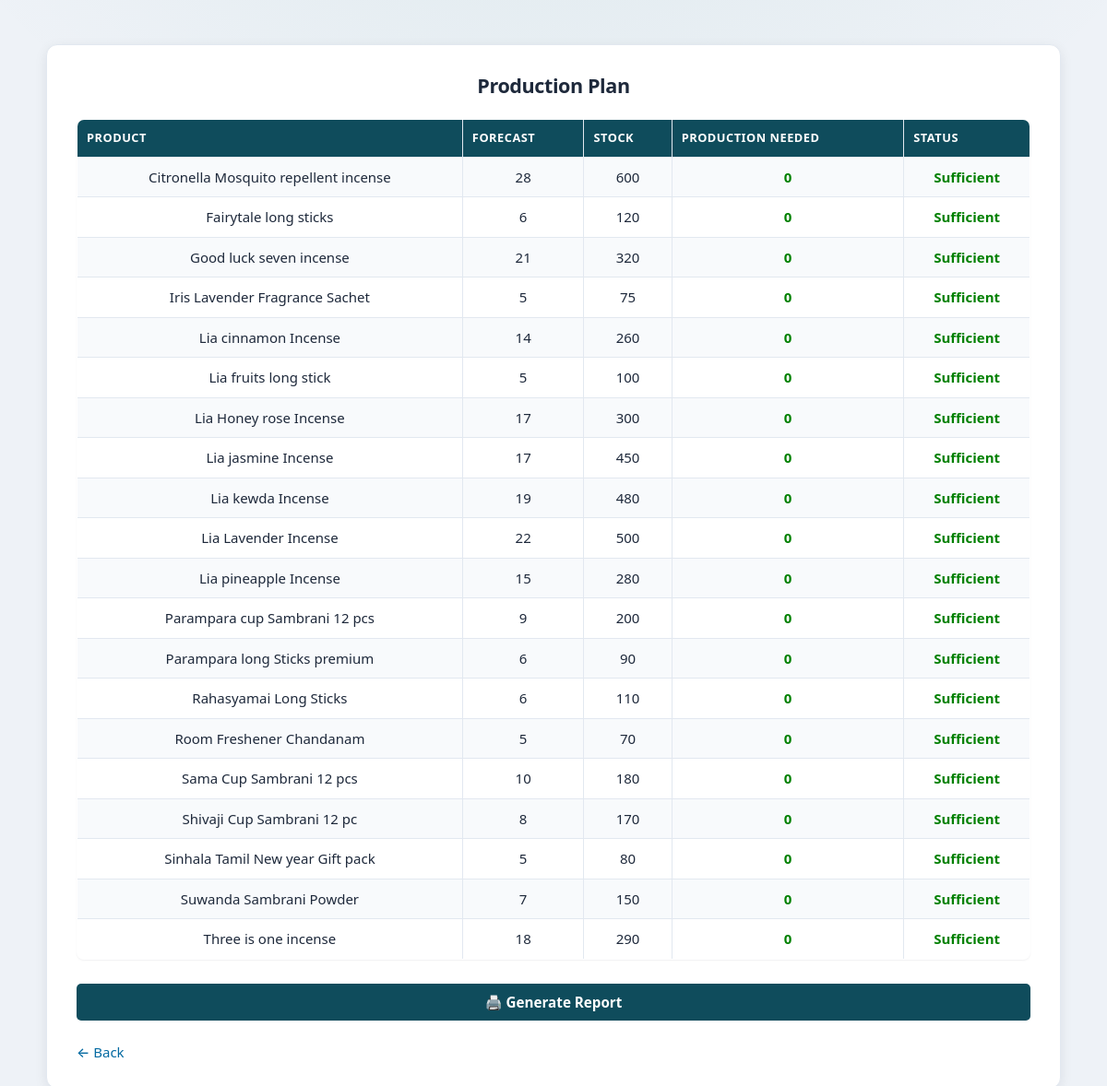
The page /production_plan.php (signed in) on the database its author committed.
### tables this page shows
CREATE TABLE IF NOT EXISTS `product` (
  `product_id` int NOT NULL AUTO_INCREMENT,
  `product_name` varchar(100) NOT NULL,
  `unit_price` decimal(10,2) NOT NULL,
  `category_id` int NOT NULL,
  `status` varchar(20) DEFAULT 'active',
  PRIMARY KEY (`product_id`),
  UNIQUE KEY `product_name` (`product_name`),
  KEY `category_id` (`category_id`)
);

### includes/roles.php (called while the page is built, shortened)
<?php
function normalize_user_role($role)
{
    $r = strtolower(trim(preg_replace('/\s+/', '_', (string) $role)));
    $aliases = [
        'salesmanager' => 'sales_manager',
        'sales_manager' => 'sales_manager',
        'productmanager' => 'product_manager',
        'product_manager' => 'product_manager',
        'production_manager' => 'product_manager',
        'inventorymanager' => 'inventory_manager',
        'inventory_manager' => 'inventory_manager',
    ];
    if (isset($aliases[$r])) {
        return $aliases[$r];
    }
    return $r;
}
function role_dashboard_path($role)
{
    $role = normalize_user_role($role);
    switch ($role) {
        case 'product_manager':
            return 'product_manager/dashboard.php';
    }
}

### production_plan.php (the view, shortened to what this page needs)
<?php
include 'includes/config.php';
$query = mysqli_query($conn, "
SELECT
    p.product_id,
    p.product_name,
    -- TOTAL FORECAST (SAFE)
    (
        SELECT IFNULL(SUM(f.forecast_value), 0)
        FROM forecast f
        WHERE f.product_id = p.product_id
    ) AS forecast,
    -- CURRENT STOCK (SAFE)
    (
        SELECT IFNULL(SUM(i.stock_quantity), 0)
        FROM inventory i
        WHERE i.product_id = p.product_id
    ) AS stock
FROM product p
WHERE p.status = 'active'
ORDER BY p.product_name ASC
");
?>
<!DOCTYPE html>
<html>
<head>
    <link rel="stylesheet" href="style.css">
</head>
<body>
<div class="login-box">
<h2>Production Plan</h2>
<table border="1" width="100%">
<tr>
    <th>Product</th>
    <th>Forecast</th>
    <th>Stock</th>
    <th>Production Needed</th>
    <th>Status</th>
</tr>
<?php while($row = mysqli_fetch_assoc($query)) {
    $forecast = (int)$row['forecast'];
    $stock = (int)$row['stock'];
    $needed = max(0, $forecast - $stock);
    if($needed == 0){
        $status = "Sufficient";
        $class = "status-ok";
    } elseif($needed <= 20){
        $status = "Low Production Needed";
        $class = "status-warning";
    } else {
        $status = "High Production Needed";
        $class = "status-danger";
    }
?>
<tr>
    <td><?= htmlspecialchars($row['product_name']); ?></td>
    <td><?= $forecast; ?></td>
    <td><?= $stock; ?></td>
    <td class="<?= $class; ?>">
        <?= $needed; ?>
    </td>
    <td class="<?= $class; ?>">
        <?= $status; ?>
    </td>
</tr>
<?php } ?>
</table>
<br>
<button onclick="window.print()"
style="padding:10px 20px; background:#0f4c5c; color:white; border:none; border-radius:5px;">
    🖨️ Generate Report
</button>
<br><br>
<a href="<?= htmlspecialchars(APP_BASE . '/' . role_dashboard_path($_SESSION['role'])) ?>">
    ← Back
</a>
</div>
</body>
</html>

### style.css (style rules this page uses)
:root { --color-bg: #eef2f7; --color-bg-elevated: #ffffff; --color-text: #1e293b; --color-text-muted: #64748b; --color-primary: #0f766e; --color-primary-hover: #0d9488; --color-primary-soft: rgba(15, 118, 110, 0.12); --color-accent: #0369a1; --color-border: #e2e8f0; --color-success: #15803d; --color-danger: #b91c1c; --color-warning-bg: #fff7ed; --shadow-sm: 0 1px 2px rgba(15, 23, 42, 0.06); --shadow-md: 0 4px 14px rgba(15, 23, 42, 0.08); --shadow-lg: 0 12px 40px rgba(15, 23, 42, 0.1); --radius: 12px; --radius-sm: 8px; --font: system-ui, -apple-system, "Segoe UI", Roboto, "Helvetica Neue", Arial, sans-serif; --max-content: 1100px; }
*, *::before, *::after { box-sizing: border-box; }
html { -webkit-text-size-adjust: 100%; }
body { margin: 0; min-height: 100vh; padding: 1rem 1.25rem 2rem; font-family: var(--font); font-size: 15px; line-height: 1.5; color: var(--color-text); background: var(--color-bg); background-image: radial-gradient(ellipse 120% 80% at 50% -20%, rgba(15, 118, 110, 0.08), transparent 50%); }
h2 { margin: 0 0 1rem; font-weight: 600; font-size: 1.35rem; letter-spacing: -0.02em; text-align: center; color: var(--color-text); }
a { color: var(--color-accent); text-decoration: none; font-weight: 500; transition: color 0.15s ease; }
button:not(.btn) { width: 100%; max-width: 100%; padding: 0.65rem 1rem; margin-top: 0.25rem; background: linear-gradient(180deg, var(--color-primary) 0%, #0d9488 100%); color: #fff; border: none; border-radius: var(--radius-sm); cursor: pointer; font-family: inherit; font-size: 0.95rem; font-weight: 600; box-shadow: var(--shadow-sm); transition: filter 0.15s ease, transform 0.1s ease; }
.login-box { width: 100%; max-width: var(--max-content); margin: 2rem auto; padding: 1.75rem 2rem; background: var(--color-bg-elevated); border-radius: var(--radius); box-shadow: var(--shadow-md); border: 1px solid var(--color-border); }
.login-box h2 { text-align: center; margin-bottom: 1.25rem; }
table { width: 100%; border-collapse: collapse; background: var(--color-bg-elevated); border-radius: var(--radius-sm); overflow: hidden; box-shadow: var(--shadow-sm); border: 1px solid var(--color-border); }
th { background: linear-gradient(180deg, #0f766e 0%, #0d9488 100%); color: #fff; padding: 0.65rem 0.75rem; text-align: left; font-size: 0.8rem; font-weight: 600; text-transform: uppercase; letter-spacing: 0.04em; }
td { padding: 0.6rem 0.75rem; border-bottom: 1px solid var(--color-border); text-align: left; }
tr:nth-child(even) { background: #f8fafc; }
tr:last-child td { border-bottom: none; }

### production_plan.php (style rules this page uses)
.status-ok { color: green; font-weight: bold; }
table { border-collapse: collapse; }
th { background: #0f4c5c; color: white; padding: 10px; }
td { padding: 10px; text-align: center; }

### rows shown on the page
product: product_name "Citronella Mosquito repellent incense", forecast "28", stock "600", needed "0", status "Sufficient"
product: product_name "Fairytale long sticks", forecast "6", stock "120", needed "0", status "Sufficient"
product: product_name "Good luck seven incense", forecast "21", stock "320", needed "0", status "Sufficient"
product: product_name "Iris Lavender Fragrance Sachet", forecast "5", stock "75", needed "0", status "Sufficient"
product: product_name "Lia cinnamon Incense", forecast "14", stock "260", needed "0", status "Sufficient"
product: product_name "Lia fruits long stick", forecast "5", stock "100", needed "0", status "Sufficient"
product: product_name "Lia Honey rose Incense", forecast "17", stock "300", needed "0", status "Sufficient"
product: product_name "Lia jasmine Incense", forecast "17", stock "450", needed "0", status "Sufficient"
product: product_name "Lia kewda Incense", forecast "19", stock "480", needed "0", status "Sufficient"
product: product_name "Lia Lavender Incense", forecast "22", stock "500", needed "0", status "Sufficient"
product: product_name "Lia pineapple Incense", forecast "15", stock "280", needed "0", status "Sufficient"
product: product_name "Parampara cup Sambrani 12 pcs", forecast "9", stock "200", needed "0", status "Sufficient"
product: product_name "Parampara long Sticks premium", forecast "6", stock "90", needed "0", status "Sufficient"
product: product_name "Rahasyamai Long Sticks", forecast "6", stock "110", needed "0", status "Sufficient"
product: product_name "Room Freshener Chandanam", forecast "5", stock "70", needed "0", status "Sufficient"
product: product_name "Sama Cup Sambrani 12 pcs", forecast "10", stock "180", needed "0", status "Sufficient"
product: product_name "Shivaji Cup Sambrani 12 pc", forecast "8", stock "170", needed "0", status "Sufficient"
product: product_name "Sinhala Tamil New year Gift pack", forecast "5", stock "80", needed "0", status "Sufficient"
product: product_name "Suwanda Sambrani Powder", forecast "7", stock "150", needed "0", status "Sufficient"
product: product_name "Three is one incense", forecast "18", stock "290", needed "0", status "Sufficient"
